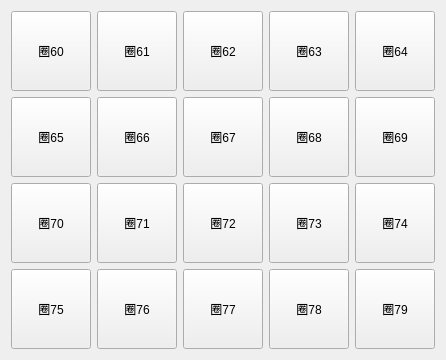
          <widget class="QWidget" name="pens3">
           <attribute name="title">
            <string>60-79</string>
           </attribute>
           <layout class="QGridLayout" name="gridLayout_10">
            <item row="0" column="0">
             <widget class="penButton" name="pen_60">
              <property name="minimumSize">
               <size>
                <width>80</width>
                <height>80</height>
               </size>
              </property>
              <property name="maximumSize">
               <size>
                <width>80</width>
                <height>80</height>
               </size>
              </property>
              <property name="text">
               <string>圈60</string>
              </property>
             </widget>
            </item>
            <item row="0" column="1">
             <widget class="penButton" name="pen_61">
              <property name="minimumSize">
               <size>
                <width>80</width>
                <height>80</height>
               </size>
              </property>
              <property name="maximumSize">
               <size>
                <width>80</width>
                <height>80</height>
               </size>
              </property>
              <property name="text">
               <string>圈61</string>
              </property>
             </widget>
            </item>
            <item row="0" column="2">
             <widget class="penButton" name="pen_62">
              <property name="minimumSize">
               <size>
                <width>80</width>
                <height>80</height>
               </size>
              </property>
              <property name="maximumSize">
               <size>
                <width>80</width>
                <height>80</height>
               </size>
              </property>
              <property name="text">
               <string>圈62</string>
              </property>
             </widget>
            </item>
            <item row="0" column="3">
             <widget class="penButton" name="pen_63">
              <property name="minimumSize">
               <size>
                <width>80</width>
                <height>80</height>
               </size>
              </property>
              <property name="maximumSize">
               <size>
                <width>80</width>
                <height>80</height>
               </size>
              </property>
              <property name="text">
               <string>圈63</string>
              </property>
             </widget>
            </item>
            <item row="0" column="4">
             <widget class="penButton" name="pen_64">
              <property name="minimumSize">
               <size>
                <width>80</width>
                <height>80</height>
               </size>
              </property>
              <property name="maximumSize">
               <size>
                <width>80</width>
                <height>80</height>
               </size>
              </property>
              <property name="text">
               <string>圈64</string>
              </property>
             </widget>
            </item>
            <item row="1" column="0">
             <widget class="penButton" name="pen_65">
              <property name="minimumSize">
               <size>
                <width>80</width>
                <height>80</height>
               </size>
              </property>
              <property name="maximumSize">
               <size>
                <width>80</width>
                <height>80</height>
               </size>
              </property>
              <property name="text">
               <string>圈65</string>
              </property>
             </widget>
            </item>
            <item row="1" column="1">
             <widget class="penButton" name="pen_66">
              <property name="minimumSize">
               <size>
                <width>80</width>
                <height>80</height>
               </size>
              </property>
              <property name="maximumSize">
               <size>
                <width>80</width>
                <height>80</height>
               </size>
              </property>
              <property name="text">
               <string>圈66</string>
              </property>
             </widget>
            </item>
            <item row="1" column="2">
             <widget class="penButton" name="pen_67">
              <property name="minimumSize">
               <size>
                <width>80</width>
                <height>80</height>
               </size>
              </property>
              <property name="maximumSize">
               <size>
                <width>80</width>
                <height>80</height>
               </size>
              </property>
              <property name="text">
               <string>圈67</string>
              </property>
             </widget>
            </item>
            <item row="1" column="3">
             <widget class="penButton" name="pen_68">
              <property name="minimumSize">
               <size>
                <width>80</width>
                <height>80</height>
               </size>
              </property>
              <property name="maximumSize">
               <size>
                <width>80</width>
                <height>80</height>
               </size>
              </property>
              <property name="text">
               <string>圈68</string>
              </property>
             </widget>
            </item>
            <item row="1" column="4">
             <widget class="penButton" name="pen_69">
              <property name="minimumSize">
               <size>
                <width>80</width>
                <height>80</height>
               </size>
              </property>
              <property name="maximumSize">
               <size>
                <width>80</width>
                <height>80</height>
               </size>
              </property>
              <property name="text">
               <string>圈69</string>
              </property>
             </widget>
            </item>
            <item row="2" column="0">
             <widget class="penButton" name="pen_70">
              <property name="minimumSize">
               <size>
                <width>80</width>
                <height>80</height>
               </size>
              </property>
              <property name="maximumSize">
               <size>
                <width>80</width>
                <height>80</height>
               </size>
              </property>
              <property name="text">
               <string>圈70</string>
              </property>
             </widget>
            </item>
            <item row="2" column="1">
             <widget class="penButton" name="pen_71">
              <property name="minimumSize">
               <size>
                <width>80</width>
                <height>80</height>
               </size>
              </property>
              <property name="maximumSize">
               <size>
                <width>80</width>
                <height>80</height>
               </size>
              </property>
              <property name="text">
               <string>圈71</string>
              </property>
             </widget>
            </item>
            <item row="2" column="2">
             <widget class="penButton" name="pen_72">
              <property name="minimumSize">
               <size>
                <width>80</width>
                <height>80</height>
               </size>
              </property>
              <property name="maximumSize">
               <size>
                <width>80</width>
                <height>80</height>
               </size>
              </property>
              <property name="text">
               <string>圈72</string>
              </property>
             </widget>
            </item>
            <item row="2" column="3">
             <widget class="penButton" name="pen_73">
              <property name="minimumSize">
               <size>
                <width>80</width>
                <height>80</height>
               </size>
              </property>
              <property name="maximumSize">
               <size>
                <width>80</width>
                <height>80</height>
               </size>
              </property>
              <property name="text">
               <string>圈73</string>
              </property>
             </widget>
            </item>
            <item row="2" column="4">
             <widget class="penButton" name="pen_74">
              <property name="minimumSize">
               <size>
                <width>80</width>
                <height>80</height>
               </size>
              </property>
              <property name="maximumSize">
               <size>
                <width>80</width>
                <height>80</height>
               </size>
              </property>
              <property name="text">
               <string>圈74</string>
              </property>
             </widget>
            </item>
            <item row="3" column="0">
             <widget class="penButton" name="pen_75">
              <property name="minimumSize">
               <size>
                <width>80</width>
                <height>80</height>
               </size>
              </property>
              <property name="maximumSize">
               <size>
                <width>80</width>
                <height>80</height>
               </size>
              </property>
              <property name="text">
               <string>圈75</string>
              </property>
             </widget>
            </item>
            <item row="3" column="1">
             <widget class="penButton" name="pen_76">
              <property name="minimumSize">
               <size>
                <width>80</width>
                <height>80</height>
               </size>
              </property>
              <property name="maximumSize">
               <size>
                <width>80</width>
                <height>80</height>
               </size>
              </property>
              <property name="text">
               <string>圈76</string>
              </property>
             </widget>
            </item>
            <item row="3" column="2">
             <widget class="penButton" name="pen_77">
              <property name="minimumSize">
               <size>
                <width>80</width>
                <height>80</height>
               </size>
              </property>
              <property name="maximumSize">
               <size>
                <width>80</width>
                <height>80</height>
               </size>
              </property>
              <property name="text">
               <string>圈77</string>
              </property>
             </widget>
            </item>
            <item row="3" column="3">
             <widget class="penButton" name="pen_78">
              <property name="minimumSize">
               <size>
                <width>80</width>
                <height>80</height>
               </size>
              </property>
              <property name="maximumSize">
               <size>
                <width>80</width>
                <height>80</height>
               </size>
              </property>
              <property name="text">
               <string>圈78</string>
              </property>
             </widget>
            </item>
            <item row="3" column="4">
             <widget class="penButton" name="pen_79">
              <property name="minimumSize">
               <size>
                <width>80</width>
                <height>80</height>
               </size>
              </property>
              <property name="maximumSize">
               <size>
                <width>80</width>
                <height>80</height>
               </size>
              </property>
              <property name="text">
               <string>圈79</string>
              </property>
             </widget>
            </item>
           </layout>
          </widget>
